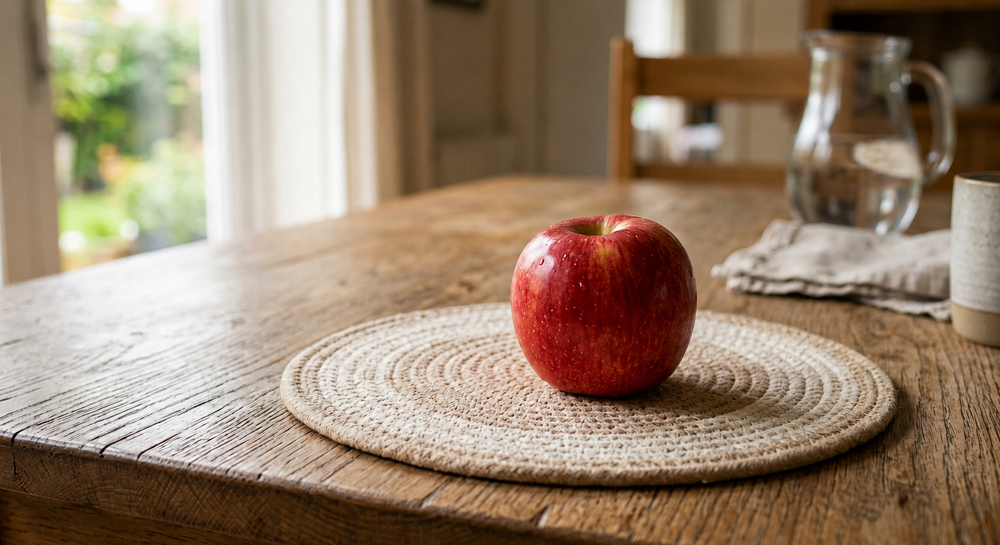
#> input picture Project01/src/images/apple.png, 1000 x 545 px, shrunk from 1698 x 926 before the run, found by its file name
$ python IOU.py
#> lines starting #> are read from the running program, lines starting #| are printed output that depends on the picture; after the words box and inside, x2 and y2 are one past the last pixel; in counts of white or black regions, pixels touching at a corner belong together
# IOU 구현
import cv2
import numpy as np
import matplotlib.pyplot as plt
apple = cv2.imread("src/images/apple.png")
#> apple is the input picture: shape (545, 1000, 3); mean B, G, R 109.3, 130.3, 151.4
apple_rgb = cv2.cvtColor(apple, cv2.COLOR_BGR2RGB)

def draw_bbox(img, coord1, coord2, color, thickness=3, txt=""):
    _, txt_h = cv2.getTextSize(txt, cv2.FONT_HERSHEY_SIMPLEX, 0.8, 2)[0]
    cv2.rectangle(img, coord1, coord2, color, thickness)
    cv2.putText(img, txt, (coord1[0], coord1[1]-txt_h+15), cv2.FONT_HERSHEY_SIMPLEX, 0.8, color, 2)

def convert_bbox_coord(bbox):
    x, y, w, h = bbox

    x1 = x
    y1 = y
    x2 = x + w
    y2 = y + h

    return (x1, y1, x2, y2)

def calculate_iou(bbox_a, bbox_b):
    ax1, ay1, ax2, ay2 = bbox_a
    bx1, by1, bx2, by2 = bbox_b

    # 각 BBox 넓이
    area_a = max(0, ax2 - ax1) * max(0, ay2 - ay1)
    area_b = max(0, bx2 - bx1) * max(0, by2 - by1)

    # 교집합 영역 좌표
    x1 = max(ax1, bx1)
    y1 = max(ay1, by1)
    x2 = min(ax2, bx2)
    y2 = min(ay2, by2)
    intersection_area = max(0, x2 - x1) * max(0, y2 - y1)
    union_area = area_a + area_b - intersection_area


    # TODO: ZeroDivisionError 주의
    if union_area == 0:
        return 0.0
    return intersection_area / union_area

#TO DO 이후 셀 코드 그대로 가져왔습니다.

apples1 = cv2.imread("src/images/two_apples1.png")
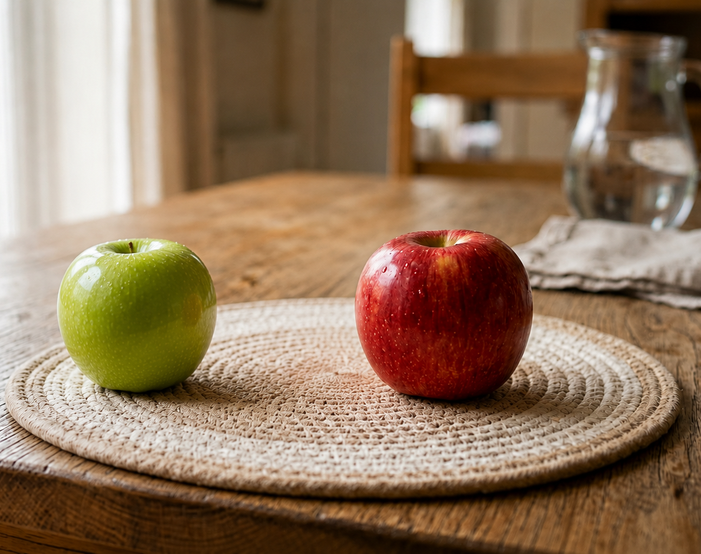
#> input picture Project01/src/images/two_apples1.png, 701 x 554 px, shrunk from 1190 x 941 before the run, found by its file name
#> apples1 is the input picture: shape (554, 701, 3); mean B, G, R 93, 118.2, 144.5
apples2 = cv2.imread("src/images/two_apples2.png")
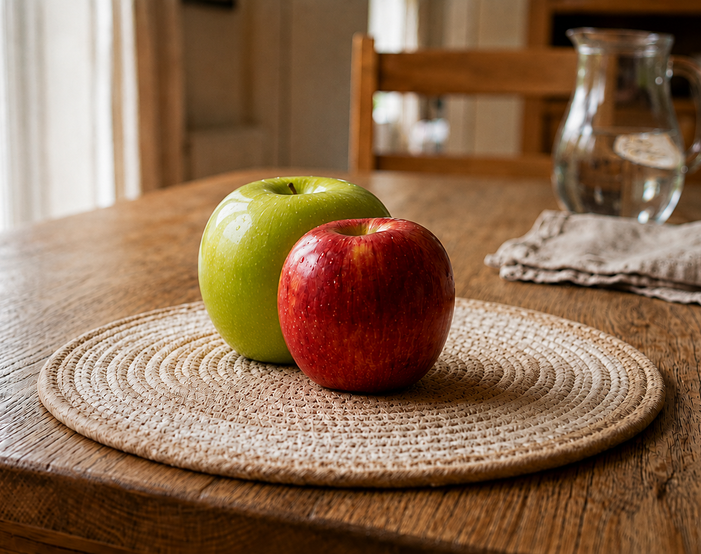
#> input picture Project01/src/images/two_apples2.png, 701 x 554 px, shrunk from 1190 x 941 before the run, found by its file name
#> apples2 is the input picture: shape (554, 701, 3); mean B, G, R 80.9, 107.5, 139.2
apples3 = cv2.imread("src/images/two_apples3.png")
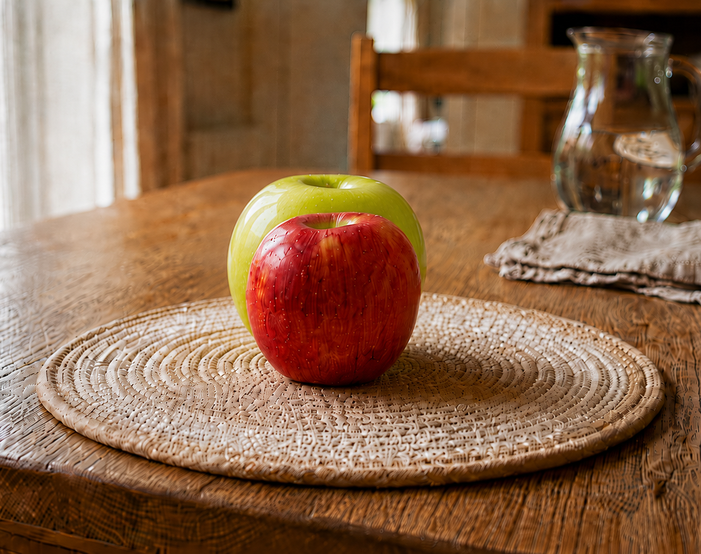
#> input picture Project01/src/images/two_apples3.png, 701 x 554 px, shrunk from 1190 x 941 before the run, found by its file name
#> apples3 is the input picture: shape (554, 701, 3); mean B, G, R 76.2, 103.7, 140.6
apples1_rgb = cv2.cvtColor(apples1, cv2.COLOR_BGR2RGB)
apples2_rgb = cv2.cvtColor(apples2, cv2.COLOR_BGR2RGB)
apples3_rgb = cv2.cvtColor(apples3, cv2.COLOR_BGR2RGB)

def get_contour(img_bgr):
    red_lower1 = np.array([0, 100, 50])
    red_upper1 = np.array([10, 255, 255])
    red_lower2 = np.array([170, 100, 50])
    red_upper2 = np.array([180, 255, 255])
    green_lower = np.array([25, 10, 30])
    green_upper = np.array([100, 255, 255])

    img_blr = cv2.GaussianBlur(img_bgr, (7, 7), 0)
    blr_hsv = cv2.cvtColor(img_blr, cv2.COLOR_BGR2HSV)
#> blr_hsv: shape (554, 701, 3); mean H, S, V 17, 117.3, 144.7

    red_mask1 = cv2.inRange(blr_hsv, red_lower1, red_upper1)
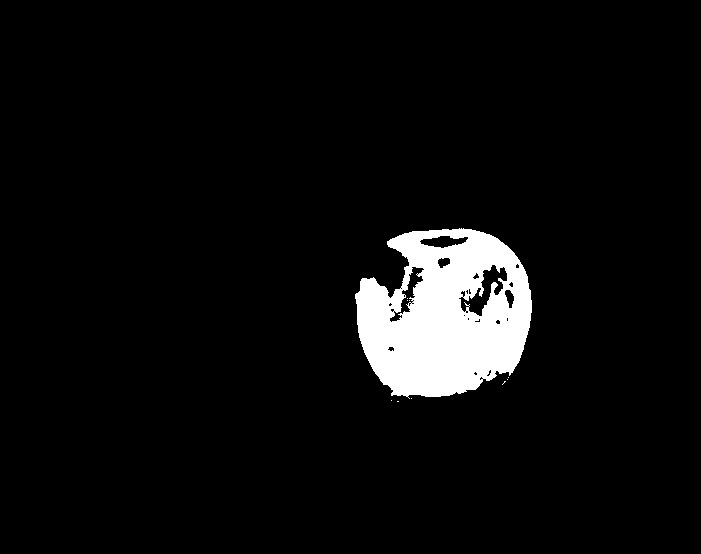
#> red_mask1: shape (554, 701); 5.4% white; 10 white regions (9 under 20 px), largest, box (x1, y1, x2, y2) and area: (355, 228, 532, 399) 20933
    red_mask2 = cv2.inRange(blr_hsv, red_lower2, red_upper2)
#> red_mask2: shape (554, 701); 0.27% white; 21 white regions (17 under 20 px), largest, box (x1, y1, x2, y2) and area: (390, 267, 424, 322) 465, (385, 251, 409, 298) 444, (480, 377, 486, 386) 25, (464, 299, 470, 307) 20
    red_mask = cv2.bitwise_or(red_mask1, red_mask2)
#> red_mask: shape (554, 701); 5.7% white; 8 white regions (7 under 20 px), largest, box (x1, y1, x2, y2) and area: (355, 228, 532, 399) 21995
    grn_mask = cv2.inRange(blr_hsv, green_lower, green_upper)
#> grn_mask: shape (554, 701); 5.2% white; 56 white regions (45 under 20 px)

    contours_red, _ = cv2.findContours(red_mask, cv2.RETR_EXTERNAL, cv2.CHAIN_APPROX_SIMPLE)
#> contours_red = 8 contours, 7 with area under 20; largest, box (x1, y1, x2, y2) and area: (355, 228, 532, 399) 23122
    contours_grn, _ = cv2.findContours(grn_mask, cv2.RETR_EXTERNAL, cv2.CHAIN_APPROX_SIMPLE)
#> contours_grn = 56 contours, 49 with area under 20; largest, box (x1, y1, x2, y2) and area: (57, 239, 214, 392) 18676, (652, 71, 685, 91) 271, (413, 97, 429, 120) 184, (682, 172, 696, 202) 142, (655, 187, 671, 208) 136, (408, 0, 412, 29) 62, (479, 118, 494, 126) 50

    cntr_red, cntr_grn = None, None

    if len(contours_red) > 0:
        cntr_red = max(contours_red, key=cv2.contourArea)
#> cntr_red = contour of 281 points, box (x1, y1, x2, y2) (355, 228, 532, 399), area 23122
    if len(contours_grn) > 0:
        cntr_grn = max(contours_grn, key=cv2.contourArea)
#> cntr_grn = contour of 319 points, box (x1, y1, x2, y2) (57, 239, 214, 392), area 18676

    return cntr_red, cntr_grn

cntr_red1, cntr_grn1 = get_contour(apples1)
#> cntr_red1 has the same summary as cntr_red in get_contour; cntr_grn1 has the same summary as cntr_grn in get_contour
cntr_red2, cntr_grn2 = get_contour(apples2)
#> in get_contour (call 2), `blr_hsv = cv2.cvtColor(img_blr, cv2.COLOR_BGR2HSV)`: blr_hsv: shape (554, 701, 3); mean H, S, V 15.1, 133.2, 139.3
#> in get_contour (call 2), `red_mask1 = cv2.inRange(blr_hsv, red_lower1, red_upper1)`: red_mask1: shape (554, 701); 5.4% white; 65 white regions (60 under 20 px), largest, box (x1, y1, x2, y2) and area: (278, 217, 455, 401) 20751, (121, 483, 133, 489) 34, (622, 91, 629, 98) 27, (407, 271, 413, 277) 26, (405, 282, 408, 290) 20
#> in get_contour (call 2), `red_mask2 = cv2.inRange(blr_hsv, red_lower2, red_upper2)`: red_mask2: shape (554, 701); 0.27% white; 10 white regions (8 under 20 px), largest, box (x1, y1, x2, y2) and area: (301, 241, 344, 311) 965, (303, 297, 314, 307) 60
#> in get_contour (call 2), `grn_mask = cv2.inRange(blr_hsv, green_lower, green_upper)`:
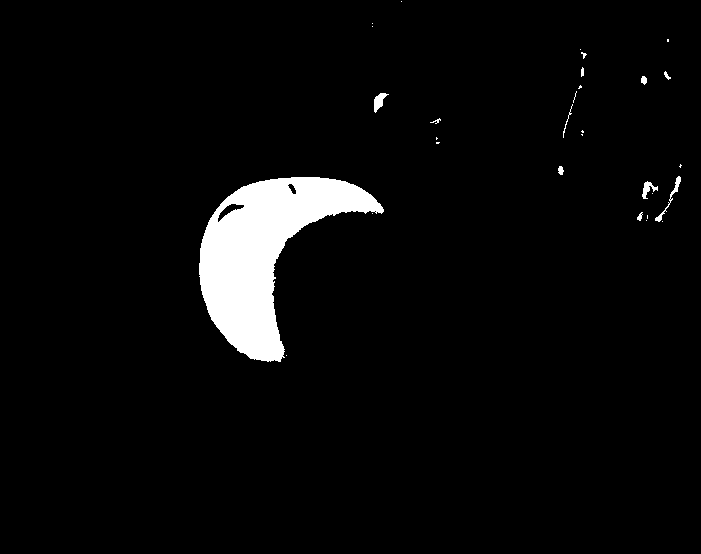
#> grn_mask: shape (554, 701); 4.1% white; 30 white regions (19 under 20 px)
#> in get_contour (call 2), `contours_red, _ = cv2.findContours(red_mask, cv2.RETR_EXTERNAL, cv2.CH..`: contours_red = 53 contours, 51 with area under 20; largest, box (x1, y1, x2, y2) and area: (278, 217, 455, 401) 23730, (121, 483, 133, 489) 22
#> in get_contour (call 2), `contours_grn, _ = cv2.findContours(grn_mask, cv2.RETR_EXTERNAL, cv2.CH..`: contours_grn = 30 contours, 23 with area under 20; largest, box (x1, y1, x2, y2) and area: (199, 177, 384, 362) 15104, (374, 93, 389, 113) 122, (655, 176, 681, 222) 103, (642, 181, 658, 199) 92, (641, 76, 647, 85) 30, (558, 166, 564, 175) 29, (637, 212, 643, 221) 20
#> in get_contour (call 2), `cntr_red = max(contours_red, key=cv2.contourArea)`: cntr_red = contour of 393 points, box (x1, y1, x2, y2) (278, 217, 455, 401), area 23730
#> in get_contour (call 2), `cntr_grn = max(contours_grn, key=cv2.contourArea)`: cntr_grn = contour of 319 points, box (x1, y1, x2, y2) (199, 177, 384, 362), area 15104
#> cntr_red2 has the same summary as cntr_red in get_contour; cntr_grn2 has the same summary as cntr_grn in get_contour
cntr_red3, cntr_grn3 = get_contour(apples3)
#> in get_contour (call 3), `blr_hsv = cv2.cvtColor(img_blr, cv2.COLOR_BGR2HSV)`: blr_hsv: shape (554, 701, 3); mean H, S, V 14.8, 139.9, 140.7
#> in get_contour (call 3), `red_mask1 = cv2.inRange(blr_hsv, red_lower1, red_upper1)`: red_mask1: shape (554, 701); 6% white; 60 white regions (50 under 20 px), largest, box (x1, y1, x2, y2) and area: (247, 213, 420, 396) 22498, (60, 466, 108, 482) 214, (616, 85, 633, 98) 140
#> in get_contour (call 3), `red_mask2 = cv2.inRange(blr_hsv, red_lower2, red_upper2)`: red_mask2: shape (554, 701); 0.26% white; 7 white regions (6 under 20 px), largest, box (x1, y1, x2, y2) and area: (270, 232, 312, 299) 973
#> in get_contour (call 3), `red_mask = cv2.bitwise_or(red_mask1, red_mask2)`: red_mask: shape (554, 701); 6.3% white; 57 white regions (48 under 20 px), largest, box (x1, y1, x2, y2) and area: (247, 213, 420, 396) 23572, (60, 466, 108, 482) 214, (616, 85, 633, 98) 140
#> in get_contour (call 3), `grn_mask = cv2.inRange(blr_hsv, green_lower, green_upper)`:
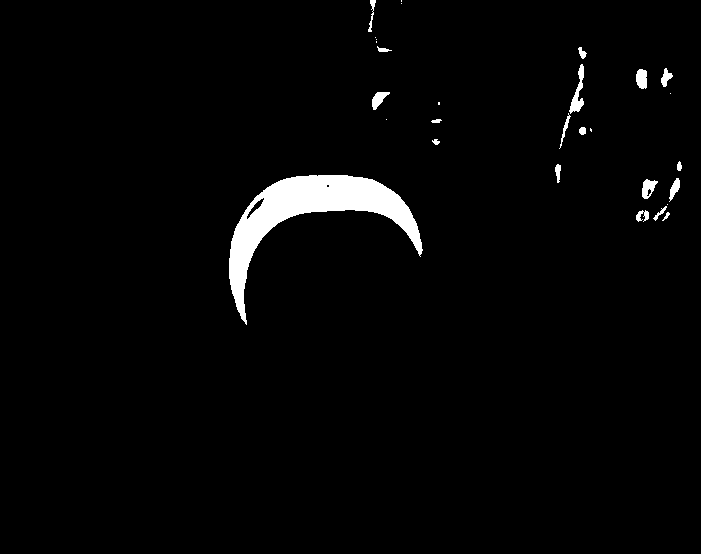
#> grn_mask: shape (554, 701); 2.4% white; 29 white regions (10 under 20 px)
#> in get_contour (call 3), `contours_red, _ = cv2.findContours(red_mask, cv2.RETR_EXTERNAL, cv2.CH..`: contours_red = 57 contours, 49 with area under 20; largest, box (x1, y1, x2, y2) and area: (247, 213, 420, 396) 23686, (60, 466, 108, 482) 160, (616, 85, 633, 98) 118, (0, 461, 46, 471) 74, (315, 388, 327, 398) 44, (109, 480, 132, 488) 36, (626, 71, 632, 79) 22, (563, 0, 577, 3) 20
#> in get_contour (call 3), `contours_grn, _ = cv2.findContours(grn_mask, cv2.RETR_EXTERNAL, cv2.CH..`: contours_grn = 29 contours, 11 with area under 20; largest, box (x1, y1, x2, y2) and area: (229, 175, 423, 325) 7490, (569, 64, 584, 114) 246, (642, 179, 658, 199) 177, (636, 69, 647, 89) 163, (372, 92, 390, 110) 146
#> in get_contour (call 3), `cntr_red = max(contours_red, key=cv2.contourArea)`: cntr_red = contour of 311 points, box (x1, y1, x2, y2) (247, 213, 420, 396), area 23686
#> in get_contour (call 3), `cntr_grn = max(contours_grn, key=cv2.contourArea)`: cntr_grn = contour of 264 points, box (x1, y1, x2, y2) (229, 175, 423, 325), area 7490
#> cntr_red3 has the same summary as cntr_red in get_contour; cntr_grn3 has the same summary as cntr_grn in get_contour

bbox1 = cv2.boundingRect(cntr_red1)
#> bbox1 = (355, 228, 177, 171)
bbox2 = cv2.boundingRect(cntr_grn1)
#> bbox2 = (57, 239, 157, 153)

x_r, y_r, w_r, h_r = bbox1
#> x_r = 355; y_r = 228; w_r = 177; h_r = 171
x_g, y_g, w_g, h_g = bbox2
#> x_g = 57; y_g = 239; w_g = 157; h_g = 153

x_r1, y_r1 = x_r, y_r
#> x_r1 = 355; y_r1 = 228
x_r2, y_r2 = x_r+w_r, y_r+h_r
#> x_r2 = 532; y_r2 = 399
x_g1, y_g1 = x_g, y_g
#> x_g1 = 57; y_g1 = 239
x_g2, y_g2 = x_g+w_g, y_g+h_g
#> x_g2 = 214; y_g2 = 392

draw_bbox(apples1_rgb, (x_r1, y_r1), (x_r2, y_r2), (255, 0, 0), txt="Red Apple")
draw_bbox(apples1_rgb, (x_g1, y_g1), (x_g2, y_g2), (0, 255, 0), txt="Green Apple")

iou1 = calculate_iou(convert_bbox_coord(bbox1), convert_bbox_coord(bbox2))
#> in convert_bbox_coord, `x, y, w, h = bbox`: x = 355; y = 228; w = 177; h = 171
#> in convert_bbox_coord, `x1 = x`: x1 = 355
#> in convert_bbox_coord, `y1 = y`: y1 = 228
#> in convert_bbox_coord, `x2 = x + w`: x2 = 532
#> in convert_bbox_coord, `y2 = y + h`: y2 = 399
#> in calculate_iou, `ax1, ay1, ax2, ay2 = bbox_a`: ax1 = 355; ay1 = 228; ax2 = 532; ay2 = 399
#> in calculate_iou, `bx1, by1, bx2, by2 = bbox_b`: bx1 = 57; by1 = 239; bx2 = 214; by2 = 392
#> in calculate_iou, `area_a = max(0, ax2 - ax1) * max(0, ay2 - ay1)`: area_a = 30267
#> in calculate_iou, `area_b = max(0, bx2 - bx1) * max(0, by2 - by1)`: area_b = 24021
#> in calculate_iou, `x1 = max(ax1, bx1)`: x1 = 355
#> in calculate_iou, `y1 = max(ay1, by1)`: y1 = 239
#> in calculate_iou, `x2 = min(ax2, bx2)`: x2 = 214
#> in calculate_iou, `y2 = min(ay2, by2)`: y2 = 392
#> in calculate_iou, `intersection_area = max(0, x2 - x1) * max(0, y2 - y1)`: intersection_area = 0
#> in calculate_iou, `union_area = area_a + area_b - intersection_area`: union_area = 54288
#> iou1 = 0

bbox1 = cv2.boundingRect(cntr_red2)
#> bbox1 = (278, 217, 177, 184)
bbox2 = cv2.boundingRect(cntr_grn2)
#> bbox2 = (199, 177, 185, 185)

x_r, y_r, w_r, h_r = bbox1
#> x_r = 278; y_r = 217; h_r = 184
x_g, y_g, w_g, h_g = bbox2
#> x_g = 199; y_g = 177; w_g = 185; h_g = 185

x_r1, y_r1 = x_r, y_r
#> x_r1 = 278; y_r1 = 217
x_r2, y_r2 = x_r+w_r, y_r+h_r
#> x_r2 = 455; y_r2 = 401
x_g1, y_g1 = x_g, y_g
#> x_g1 = 199; y_g1 = 177
x_g2, y_g2 = x_g+w_g, y_g+h_g
#> x_g2 = 384; y_g2 = 362

draw_bbox(apples2_rgb, (x_r1, y_r1), (x_r2, y_r2), (255, 0, 0), txt="Red Apple")
draw_bbox(apples2_rgb, (x_g1, y_g1), (x_g2, y_g2), (0, 255, 0), txt="Green Apple")

iou2 = calculate_iou(convert_bbox_coord(bbox1), convert_bbox_coord(bbox2))
#> iou2 = 0.299

bbox1 = cv2.boundingRect(cntr_red3)
#> bbox1 = (247, 213, 173, 183)
bbox2 = cv2.boundingRect(cntr_grn3)
#> bbox2 = (229, 175, 194, 150)

x_r, y_r, w_r, h_r = bbox1
#> x_r = 247; y_r = 213; w_r = 173; h_r = 183
x_g, y_g, w_g, h_g = bbox2
#> x_g = 229; y_g = 175; w_g = 194; h_g = 150

x_r1, y_r1 = x_r, y_r
#> x_r1 = 247; y_r1 = 213
x_r2, y_r2 = x_r+w_r, y_r+h_r
#> x_r2 = 420; y_r2 = 396
x_g1, y_g1 = x_g, y_g
#> x_g1 = 229; y_g1 = 175
x_g2, y_g2 = x_g+w_g, y_g+h_g
#> x_g2 = 423; y_g2 = 325

draw_bbox(apples3_rgb, (x_r1, y_r1), (x_r2, y_r2), (255, 0, 0), txt="Red Apple")
draw_bbox(apples3_rgb, (x_g1, y_g1), (x_g2, y_g2), (0, 255, 0), txt="Green Apple")
#> in draw_bbox (call 6), `cv2.putText(img, txt, (coord1[0], coord1[1]-txt_h+15), cv2.FONT_HERSHE..`:
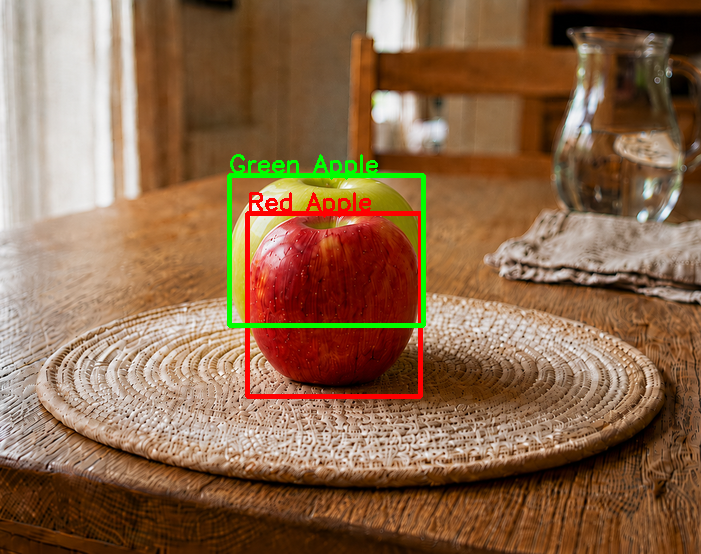
#> img: shape (554, 701, 3); mean R, G, B 139.8, 104, 74.7

iou3 = calculate_iou(convert_bbox_coord(bbox1), convert_bbox_coord(bbox2))
#> iou3 = 0.468

plt.figure(figsize=(16,6))

plt.subplot(1,3,1), plt.imshow(apples1_rgb), plt.title(f"IoU: {iou1:.4f}")
plt.subplot(1,3,2), plt.imshow(apples2_rgb), plt.title(f"IoU: {iou2:.4f}")
plt.subplot(1,3,3), plt.imshow(apples3_rgb), plt.title(f"IoU: {iou3:.4f}")

for ax in plt.gcf().axes:
    ax.axis("off")
